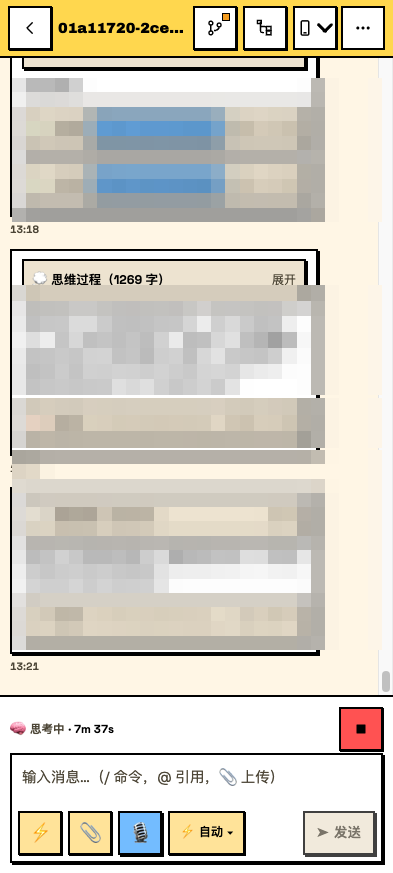
#> input picture docs/screenshots/chat.png, 393 x 873 px, given in place of workbench.png, which was not available
$ python redact-screenshots.py ../docs/screenshots/chat.png
#> lines starting #> are read from the running program, lines starting #| are printed output that depends on the picture; pictures that were not available may be replaced by others from this repository, and a replacement may not be noted
#!/usr/bin/env python3
"""README 截图脱敏（开源公开前隐私清理）。

对 docs/screenshots/ 的 5 张 PNG + demo.gif 的敏感区域打马赛克：
- /Users/<username> 本机路径、私人项目名 grow、个人用量数值、真实工作会话文本
保留：UI 骨架、功能标签、公开项目名 agent-hub、会话 UUID（无语义）、按钮/图标。

用法：python3 scripts/redact-screenshots.py [--check]
  默认从 docs/screenshots/*.src.png 备份还原后打码并覆盖正式文件；
  --check 只报告将打码的区域，不写文件。
坐标基于 393x873 移动视口；打码用马赛克（色块化），不使用高斯模糊（不可逆性更好）。
"""
import sys
from pathlib import Path
from PIL import Image

ROOT = Path(__file__).resolve().parent.parent
SHOTS = ROOT / "docs" / "screenshots"

# 每图的敏感区域 (x0, y0, x1, y1)；马赛克块按区域高度自适应
RECTS = {
    # 工作台：两个用量面板整块（数值零泄漏）+ grow 卡（名称/路径/工作文本）+ agent-hub 卡路径与工作文本
    "workbench": [
        (12, 133, 382, 308),     # 用量面板 1（今日概览 tiles）
        (12, 308, 382, 462),     # 用量面板 2（活跃/完成 tiles）
        (12, 500, 382, 665),     # grow 卡整块（项目名 grow + 路径 + 工作文本）
        (12, 725, 382, 848),     # agent-hub 卡 cd /Users/... 与 bash/工作文本
    ],
    # Chat 工作页：思维过程正文 + 工具卡命令/路径（大色带，保 1269 字头部展示）
    "chat": [
        (12, 78, 382, 222),      # 顶部短文本 + 两个 read 路径 chip
        (12, 285, 382, 395),     # 思维过程正文 1269 字
        (12, 398, 382, 448),     # bash 命令 chip 1
        (12, 450, 382, 650),     # 思维过程 485 字头部/正文 + bash chip 2（整带）
    ],
    # 多子代理面板：工具命令/最近工具/结果正文（含模块名与工作文本）
    "subagent-panel": [
        (12, 150, 382, 220),     # 思维过程正文 + 状态文本（保留 169 字头部）
        (12, 222, 382, 270),     # bash sleep && cd /Use... chip
        (12, 468, 382, 515),     # 最近工具 ls -la /Users/... 行
        (12, 530, 382, 690),     # Explore#75fea489 结果正文整块（模块名/导出符号/工作文本）
    ],
    # 双模式弹层页：上层聊天工作文本与路径 chip（弹层本身是公开 UI 文案，保留）
    "feature-dual-mode": [
        (12, 75, 382, 145),      # 思维过程正文 readOnly/校验
        (12, 145, 382, 188),     # bash cd /Users/... chip
        (12, 285, 382, 355),     # 解锁成功…首页图（隐私检查）正文
        (12, 355, 382, 398),     # read /Users/... chip
        (12, 415, 382, 575),     # 工作台抓拍成功…正文
    ],
    # 应用锁页（工作台背景）：用量面板整块 + 两张卡的命令与工作文本
    "feature-lock": [
        (12, 133, 382, 308),
        (12, 308, 382, 462),
        (12, 555, 382, 675),     # grep 命令行 + 工作文本（问题根因…）
        (12, 730, 382, 855),     # cd /Users/... + 工作文本（面板结构…）
    ],
}

# demo.gif 帧 → 同源静态图的区域集（f1 为 chat 变体，区域单独定义）
FRAME_MAP = {
    0: "workbench",
    1: "__custom__",
    2: "feature-dual-mode",
    3: "chat",
    4: "subagent-panel",
}

# f1（chat 变体）文本位置与 chat.png 略有差异，单独覆盖
FRAME1_EXTRA = [
    (12, 80, 382, 150),      # 思维过程 485 字正文
    (12, 150, 382, 240),     # bash chip（cd /Users/...）
    (12, 275, 382, 320),     # 「点了平行继续」正文
    (12, 325, 382, 400),     # read chip
    (12, 480, 382, 660),     # 思维过程 4040 字头部/正文 + bash chip
]


def mosaic(img: Image.Image, box, block: int = 14) -> None:
    x0, y0, x1, y1 = box
    x0, y0 = max(0, x0), max(0, y0)
    x1, y1 = min(img.width, x1), min(img.height, y1)
    if x1 <= x0 or y1 <= y0:
        return
    region = img.crop((x0, y0, x1, y1))
    small = region.resize((max(1, (x1 - x0) // block), max(1, (y1 - y0) // block)), Image.BILINEAR)
    img.paste(small.resize((x1 - x0, y1 - y0), Image.NEAREST), (x0, y0))


def redact_png(name: str, check: bool) -> None:
#> called with name = 'workbench', check = False
    src = SHOTS / f"{name}.src.png"
    dst = SHOTS / f"{name}.png"
    base = src if src.exists() else dst
    img = Image.open(base).convert("RGB")
#> img is the input picture: PIL image 393x873 RGB; mean R, G, B 215.7, 210.8, 199.2
    rects = RECTS[name]
    print(f"{name}.png: {len(rects)} rects")
    for r in rects:
        print(f"  {r}")
        if not check:
            mosaic(img, r)
#> this loop made 4 passes
#> pass 1, in mosaic, `region = img.crop((x0, y0, x1, y1))`:
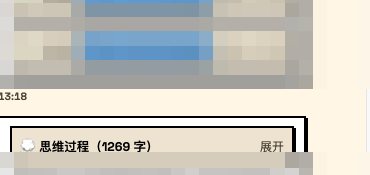
#> region: PIL image 370x175 RGB; mean R, G, B 202.1, 200.6, 193.6
#> pass 2, in mosaic (call 2), `region = img.crop((x0, y0, x1, y1))`:
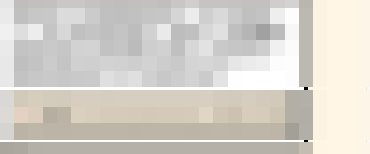
#> region: PIL image 370x154 RGB; mean R, G, B 213.4, 209.5, 202.3
#> pass 3, in mosaic (call 3), `region = img.crop((x0, y0, x1, y1))`:
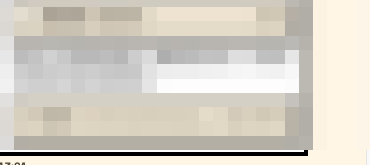
#> region: PIL image 370x165 RGB; mean R, G, B 213.4, 208.2, 198.1
#> after the loop:
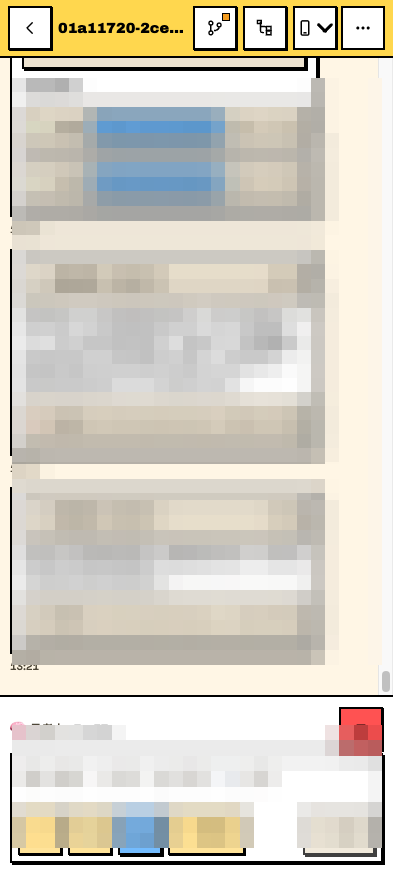
#> img: PIL image 393x873 RGB; mean R, G, B 215.7, 210.8, 199.1
#> pass 3 of the loop `for name in RECTS:`:
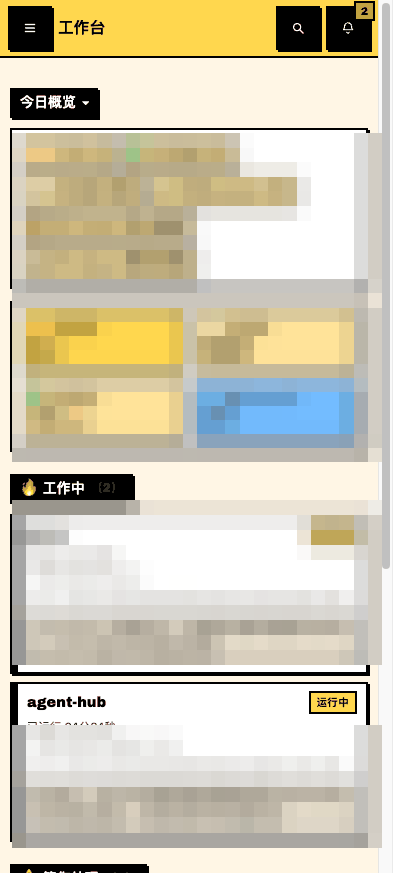
#> input picture docs/screenshots/demo.gif, 393 x 873 px, given in place of subagent-panel.png, which was not available
#> in redact_png, img is the input picture: PIL image 393x873 RGB; mean R, G, B 209.6, 203, 182.3
#> the loop in redact_png (call 3), `for r in rects:` made 4 passes
#> pass 1, in mosaic (call 9), `region = img.crop((x0, y0, x1, y1))`:
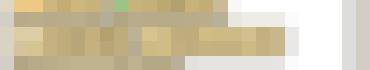
#> region: PIL image 370x70 RGB; mean R, G, B 210.1, 199.6, 171
#> after the loop in redact_png (call 3), `for r in rects:`:
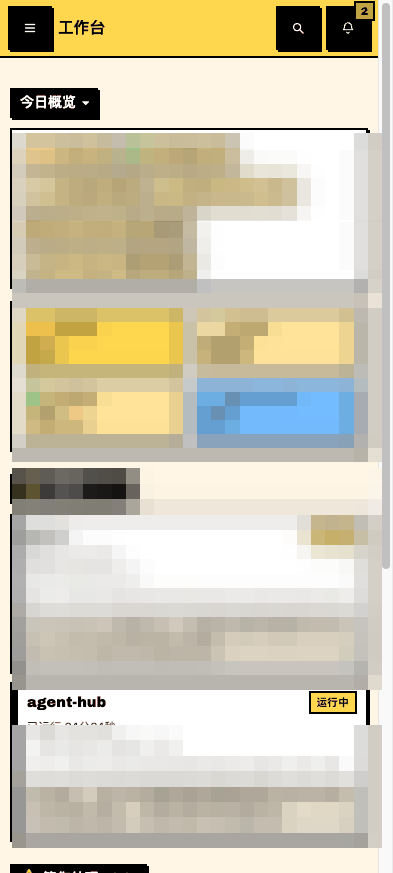
#> img: PIL image 393x873 RGB; mean R, G, B 209.4, 202.8, 182
    if not check:
        if not src.exists():
            dst.rename(src)  # 原图备份为 .src.png（不入库）
            img.save(SHOTS / f"{name}.png")
        else:
            img.save(dst)


def redact_gif(check: bool) -> None:
    src = SHOTS / "demo.src.gif"
    dst = SHOTS / "demo.gif"
    base = src if src.exists() else dst
    g = Image.open(base)
    frames, durations = [], []
    for i in range(g.n_frames):
        g.seek(i)
        frame = g.convert("RGB")
        key = FRAME_MAP[i]
        rects = list(FRAME1_EXTRA) if key == "__custom__" else list(RECTS[key])
        print(f"demo.gif frame {i} ({key}): {len(rects)} rects")
        for r in rects:
            print(f"  {r}")
            if not check:
                mosaic(frame, r)
        frames.append(frame)
        durations.append(g.info.get("duration", 200))
    if not check:
        if not src.exists():
            dst.rename(src)
        frames[0].save(
            SHOTS / "demo.gif",
            save_all=True,
            append_images=frames[1:],
            duration=durations,
            loop=0,
            optimize=False,
        )


if __name__ == "__main__":
    check = "--check" in sys.argv
    for name in RECTS:
#> (the run stopped early here; a loop or call above may not have finished)
